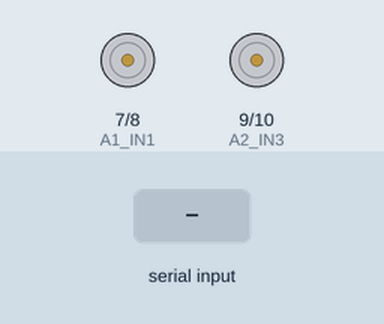
This sketch was run on a simulated Arduino Uno, built with avr-gcc and run on an emulated ATmega328P. On the bench: motor-driver pin pairs drawn as motors (green arrow = first pin HIGH = forward, orange = second pin HIGH = backward, longer = more drive). The test bench sets the inputs (shaded band). What the sketch prints to the serial monitor is not drawn.

Above: at 1.2 s.
1.3 s: "U\n" received over Serial
At 1.4 s:
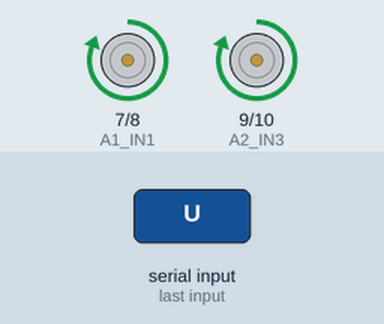
3.0 s: "D\n" received over Serial
At 3.1 s:
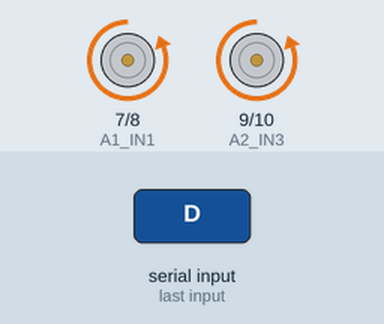
Timing chart, 0 to 6.0 s (numbered marks = the images above; inputs shaded):
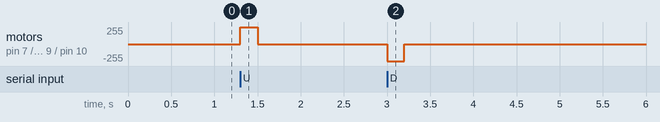

Measured:
- after the input at 1.3 s, motor on pin 7 (A1_IN1) / pin 8 (A1_IN2), motor on pin 9 (A2_IN3) / pin 10 (A2_IN4): stopped → forward 255/255 at once, → stopped 0.20 s later
- after the input at 3.0 s, motor on pin 7 (A1_IN1) / pin 8 (A1_IN2), motor on pin 9 (A2_IN3) / pin 10 (A2_IN4): stopped → backward 255/255 at once, → stopped 0.20 s later

The sketch:

actuator_driver.ino
```cpp
#include <IRremote.hpp>

// ---- Pins -------------------------------------------------------------
const int IR_PIN = 11;

const int A1_IN1 = 7;
const int A1_IN2 = 8;

const int A2_IN3 = 9;
const int A2_IN4 = 10;

// ---- IR button codes --------------------------------------------------
const uint8_t BTN_UP   = 0x09;
const uint8_t BTN_DOWN = 0x07;
const uint8_t BTN_STOP = 0x1C;

// ---- Tuning -----------------------------------------------------------
// How long each UP/DOWN command runs before auto-stopping.
// Increase to move more per press, decrease for less.
const int PULSE_MS = 200;

// ---- State ------------------------------------------------------------
bool eStopped = false;
String rxBuf  = "";

// ---- Setup ------------------------------------------------------------
void setup() {
  Serial.begin(115200);

  pinMode(A1_IN1, OUTPUT);
  pinMode(A1_IN2, OUTPUT);
  pinMode(A2_IN3, OUTPUT);
  pinMode(A2_IN4, OUTPUT);

  stopBoth();

  IrReceiver.begin(IR_PIN, ENABLE_LED_FEEDBACK);

  Serial.println("READY");
}

// ---- Loop -------------------------------------------------------------
void loop() {
  // ---- IR input -------------------------------------------------------
  if (IrReceiver.decode()) {
    uint8_t cmd = IrReceiver.decodedIRData.command;
    if (cmd == BTN_UP   && !eStopped) nudgeUp();
    else if (cmd == BTN_DOWN && !eStopped) nudgeDown();
    else if (cmd == BTN_STOP) stopBoth();
    IrReceiver.resume();
  }

  // ---- Serial input ---------------------------------------------------
  while (Serial.available()) {
    char c = Serial.read();
    if (c == '\n' || c == '\r') {
      rxBuf.trim();
      if (rxBuf.length() > 0) handleSerial(rxBuf[0]);
      rxBuf = "";
    } else {
      rxBuf += c;
    }
  }
}

// ---- Serial command handler -------------------------------------------
void handleSerial(char cmd) {
  switch (cmd) {
    case 'U': case 'u':
      if (!eStopped) nudgeUp();
      break;
    case 'D': case 'd':
      if (!eStopped) nudgeDown();
      break;
    case 'S': case 's':
      stopBoth();
      break;
    case 'E': case 'e':
      eStopped = true;
      stopBoth();
      break;
    case 'R': case 'r':
      eStopped = false;
      stopBoth();
      break;
    default:
      break;
  }
}

// ---- Motion helpers ---------------------------------------------------
void nudgeUp() {
  digitalWrite(A1_IN1, HIGH);
  digitalWrite(A1_IN2, LOW);
  digitalWrite(A2_IN3, HIGH);
  digitalWrite(A2_IN4, LOW);
  delay(PULSE_MS);
  stopBoth();
}

void nudgeDown() {
  digitalWrite(A1_IN1, LOW);
  digitalWrite(A1_IN2, HIGH);
  digitalWrite(A2_IN3, LOW);
  digitalWrite(A2_IN4, HIGH);
  delay(PULSE_MS);
  stopBoth();
}

void stopBoth() {
  digitalWrite(A1_IN1, LOW);
  digitalWrite(A1_IN2, LOW);
  digitalWrite(A2_IN3, LOW);
  digitalWrite(A2_IN4, LOW);
}
```
